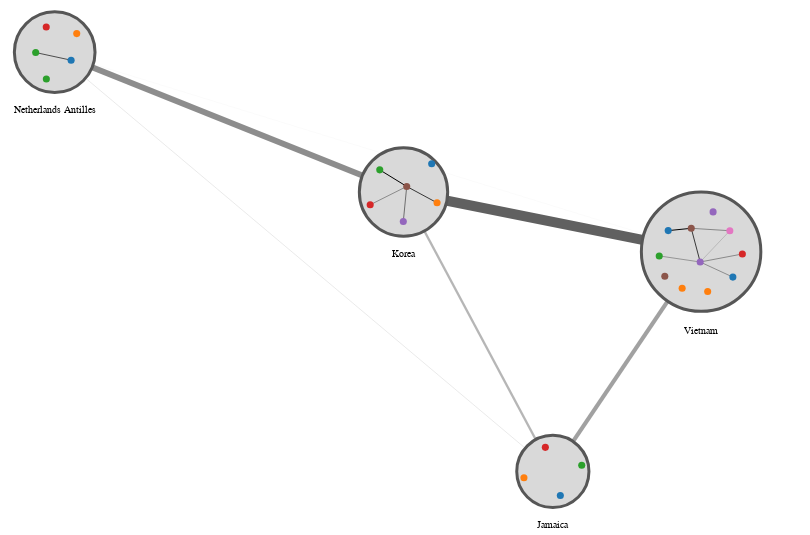

Notebook code cell kept with this figure:
### Code cell
alph(
    G,
    weight_attr="weight",
    combo_group_by="country",
    combo_layout_fn=lambda G: layout.force_atlas(
        G, weight_attr="weight", gravity=1, seed=seed
    ),
    node_args=dict(        
        fill=alt.Color("job", scale=alt.Scale(scheme="category10"), legend=None),
        tooltip_attrs=["name", "job", "country"],
        strokeWidth=0,
    ),
    combo_node_args=dict(
        tooltip_attrs=["country:N"],
        label_attr="country:N",
        label_offset=12,
    ),
    combo_node_additional_attrs={
        country: {"country": country}  for country in countries
    },
    width=800,
    height=500,
).configure_view(strokeWidth=0)

### Figure 1 — Vega-Lite specification as saved in the notebook (floating-point values rounded to 4 significant figures)
{"config": {"view": {"continuousWidth": 400, "continuousHeight": 300, "strokeWidth": 0}}, "layer": [{"data": {"name": "data-01172f872105b5d6fd5a2392d1876f8c"}, "mark": "line", "encoding": {"color": {"value": "#606060"}, "detail": {"field": "edge", "type": "quantitative"}, "opacity": {"field": "weight", "legend": null, "scale": {"range": [0.3, 1]}, "type": "quantitative"}, "strokeWidth": {"field": "weight", "legend": null, "scale": {"range": [0.1, 10]}, "type": "quantitative"}, "x": {"axis": {"domain": false, "grid": false, "labels": false, "ticks": false, "title": ""}, "field": "x", "type": "quantitative"}, "y": {"axis": {"domain": false, "grid": false, "labels": false, "ticks": false, "title": ""}, "field": "y", "type": "quantitative"}}}, {"layer": [{"mark": "circle", "encoding": {"fill": {"value": "#d9d9d9"}, "opacity": {"value": 1}, "size": {"field": "__combo_size", "legend": null, "scale": null, "type": "quantitative"}, "stroke": {"value": "#565656"}, "strokeWidth": {"value": 3}, "tooltip": [{"field": "country", "type": "nominal"}], "x": {"axis": {"domain": false, "grid": false, "labels": false, "ticks": false, "title": ""}, "field": "x", "type": "quantitative"}, "y": {"axis": {"domain": false, "grid": false, "labels": false, "ticks": false, "title": ""}, "field": "y", "type": "quantitative"}}}, {"mark": {"type": "text", "align": "center", "baseline": "middle", "color": "black", "size": 10}, "encoding": {"text": {"field": "country", "type": "nominal"}, "x": {"axis": {"domain": false, "grid": false, "labels": false, "ticks": false, "title": ""}, "field": "x", "type": "quantitative"}, "y": {"axis": {"domain": false, "grid": false, "labels": false, "ticks": false, "title": ""}, "field": "__y_label", "type": "quantitative"}}}], "data": {"name": "data-d7f18423f1e93fea46bc76463fb46b28"}}, {"data": {"name": "data-4ba39cbfed1fda587d0bb79fe38ad9a9"}, "mark": "circle", "encoding": {"fill": {"field": "job", "legend": null, "scale": {"scheme": "category10"}, "type": "nominal"}, "opacity": {"value": 1}, "size": {"value": 50}, "stroke": {"value": "#565656"}, "strokeWidth": {"value": 0}, "tooltip": [{"field": "name", "type": "nominal"}, {"field": "job", "type": "nominal"}, {"field": "country", "type": "nominal"}], "x": {"axis": {"domain": false, "grid": false, "labels": false, "ticks": false, "title": ""}, "field": "x", "type": "quantitative"}, "y": {"axis": {"domain": false, "grid": false, "labels": false, "ticks": false, "title": ""}, "field": "y", "type": "quantitative"}}}, {"layer": [{"mark": "circle", "encoding": {"fill": {"value": "#d9d9d9"}, "opacity": {"value": 1}, "size": {"field": "__combo_size", "legend": null, "scale": null, "type": "quantitative"}, "stroke": {"value": "#565656"}, "strokeWidth": {"value": 3}, "tooltip": [{"field": "country", "type": "nominal"}], "x": {"axis": {"domain": false, "grid": false, "labels": false, "ticks": false, "title": ""}, "field": "x", "type": "quantitative"}, "y": {"axis": {"domain": false, "grid": false, "labels": false, "ticks": false, "title": ""}, "field": "y", "type": "quantitative"}}}, {"mark": {"type": "text", "align": "center", "baseline": "middle", "color": "black", "size": 10}, "encoding": {"text": {"field": "country", "type": "nominal"}, "x": {"axis": {"domain": false, "grid": false, "labels": false, "ticks": false, "title": ""}, "field": "x", "type": "quantitative"}, "y": {"axis": {"domain": false, "grid": false, "labels": false, "ticks": false, "title": ""}, "field": "__y_label", "type": "quantitative"}}}], "data": {"name": "data-9f6fffbe55da7689be9e1e597b9bea75"}}, {"data": {"name": "data-f17e775964d4eff5fb8505ee29ad2cdb"}, "mark": "line", "encoding": {"color": {"value": "black"}, "detail": {"field": "edge", "type": "quantitative"}, "opacity": {"field": "weight", "legend": null, "scale": {"range": [0.5, 3]}, "type": "quantitative"}, "strokeWidth": {"field": "weight", "legend": null, "scale": {"range": [0.3, 1]}, "type": "quantitative"}, "x": {"axis": {"domain": false, "grid": false, "labels": false, "ticks": false, "title": ""}, "field": "x", "type": "quantitative"}, "y": {"axis": {"domain": false, "grid": false, "labels": false, "ticks": false, "title": ""}, "field": "y", "type": "quantitative"}}}, {"data": {"name": "data-4a324a9b025b9c943e77ecd8a87e3cee"}, "mark": "circle", "encoding": {"fill": {"field": "job", "legend": null, "scale": {"scheme": "category10"}, "type": "nominal"}, "opacity": {"value": 1}, "size": {"value": 50}, "stroke": {"value": "#565656"}, "strokeWidth": {"value": 0}, "tooltip": [{"field": "name", "type": "nominal"}, {"field": "job", "type": "nominal"}, {"field": "country", "type": "nominal"}], "x": {"axis": {"domain": false, "grid": false, "labels": false, "ticks": false, "title": ""}, "field": "x", "type": "quantitative"}, "y": {"axis": {"domain": false, "grid": false, "labels": false, "ticks": false, "title": ""}, "field": "y", "type": "quantitative"}}}, {"layer": [{"mark": "circle", "encoding": {"fill": {"value": "#d9d9d9"}, "opacity": {"value": 1}, "size": {"field": "__combo_size", "legend": null, "scale": null, "type": "quantitative"}, "stroke": {"value": "#565656"}, "strokeWidth": {"value": 3}, "tooltip": [{"field": "country", "type": "nominal"}], "x": {"axis": {"domain": false, "grid": false, "labels": false, "ticks": false, "title": ""}, "field": "x", "type": "quantitative"}, "y": {"axis": {"domain": false, "grid": false, "labels": false, "ticks": false, "title": ""}, "field": "y", "type": "quantitative"}}}, {"mark": {"type": "text", "align": "center", "baseline": "middle", "color": "black", "size": 10}, "encoding": {"text": {"field": "country", "type": "nominal"}, "x": {"axis": {"domain": false, "grid": false, "labels": false, "ticks": false, "title": ""}, "field": "x", "type": "quantitative"}, "y": {"axis": {"domain": false, "grid": false, "labels": false, "ticks": false, "title": ""}, "field": "__y_label", "type": "quantitative"}}}], "data": {"name": "data-f1f0b5eb79d9839b626eb30dcbce1e6a"}}, {"data": {"name": "data-f3fbfeb4b5be9fdc7c6735625e996da4"}, "mark": "line", "encoding": {"color": {"value": "black"}, "detail": {"field": "edge", "type": "quantitative"}, "opacity": {"field": "weight", "legend": null, "scale": {"range": [0.5, 3]}, "type": "quantitative"}, "strokeWidth": {"field": "weight", "legend": null, "scale": {"range": [0.3, 1]}, "type": "quantitative"}, "x": {"axis": {"domain": false, "grid": false, "labels": false, "ticks": false, "title": ""}, "field": "x", "type": "quantitative"}, "y": {"axis": {"domain": false, "grid": false, "labels": false, "ticks": false, "title": ""}, "field": "y", "type": "quantitative"}}}, {"data": {"name": "data-9285d59cad4a3b0455d6a2aa501bbbed"}, "mark": "circle", "encoding": {"fill": {"field": "job", "legend": null, "scale": {"scheme": "category10"}, "type": "nominal"}, "opacity": {"value": 1}, "size": {"value": 50}, "stroke": {"value": "#565656"}, "strokeWidth": {"value": 0}, "tooltip": [{"field": "name", "type": "nominal"}, {"field": "job", "type": "nominal"}, {"field": "country", "type": "nominal"}], "x": {"axis": {"domain": false, "grid": false, "labels": false, "ticks": false, "title": ""}, "field": "x", "type": "quantitative"}, "y": {"axis": {"domain": false, "grid": false, "labels": false, "ticks": false, "title": ""}, "field": "y", "type": "quantitative"}}}, {"layer": [{"mark": "circle", "encoding": {"fill": {"value": "#d9d9d9"}, "opacity": {"value": 1}, "size": {"field": "__combo_size", "legend": null, "scale": null, "type": "quantitative"}, "stroke": {"value": "#565656"}, "strokeWidth": {"value": 3}, "tooltip": [{"field": "country", "type": "nominal"}], "x": {"axis": {"domain": false, "grid": false, "labels": false, "ticks": false, "title": ""}, "field": "x", "type": "quantitative"}, "y": {"axis": {"domain": false, "grid": false, "labels": false, "ticks": false, "title": ""}, "field": "y", "type": "quantitative"}}}, {"mark": {"type": "text", "align": "center", "baseline": "middle", "color": "black", "size": 10}, "encoding": {"text": {"field": "country", "type": "nominal"}, "x": {"axis": {"domain": false, "grid": false, "labels": false, "ticks": false, "title": ""}, "field": "x", "type": "quantitative"}, "y": {"axis": {"domain": false, "grid": false, "labels": false, "ticks": false, "title": ""}, "field": "__y_label", "type": "quantitative"}}}], "data": {"name": "data-e3a96a7facb09a0622f52994fc9a4673"}}, {"data": {"name": "data-075fa6f890bb273acec61dbe14afb720"}, "mark": "line", "encoding": {"color": {"value": "black"}, "detail": {"field": "edge", "type": "quantitative"}, "opacity": {"field": "weight", "legend": null, "scale": {"range": [0.5, 3]}, "type": "quantitative"}, "strokeWidth": {"field": "weight", "legend": null, "scale": {"range": [0.3, 1]}, "type": "quantitative"}, "x": {"axis": {"domain": false, "grid": false, "labels": false, "ticks": false, "title": ""}, "field": "x", "type": "quantitative"}, "y": {"axis": {"domain": false, "grid": false, "labels": false, "ticks": false, "title": ""}, "field": "y", "type": "quantitative"}}}, {"data": {"name": "data-a8c7dd98c63497a206e34d3e6e6974b2"}, "mark": "circle", "encoding": {"fill": {"field": "job", "legend": null, "scale": {"scheme": "category10"}, "type": "nominal"}, "opacity": {"value": 1}, "size": {"value": 50}, "stroke": {"value": "#565656"}, "strokeWidth": {"value": 0}, "tooltip": [{"field": "name", "type": "nominal"}, {"field": "job", "type": "nominal"}, {"field": "country", "type": "nominal"}], "x": {"axis": {"domain": false, "grid": false, "labels": false, "ticks": false, "title": ""}, "field": "x", "type": "quantitative"}, "y": {"axis": {"domain": false, "grid": false, "labels": false, "ticks": false, "title": ""}, "field": "y", "type": "quantitative"}}}], "height": 500, "resolve": {"scale": {"color": "independent", "fill": "independent", "opacity": "independent", "size": "independent", "strokeWidth": "independent"}}, "width": 800, "$schema": "https://vega.github.io/schema/vega-lite/v4.17.0.json", "datasets": {"data-01172f872105b5d6fd5a2392d1876f8c": [{"target": "Korea", "y": 0.0, "pair": ["Jamaica", "Korea"], "x": 510.9, "edge": 0, "weight": 2.275, "source": "Jamaica"}, {"target": "Korea", "y": 251.5, "pair": ["Jamaica", "Korea"], "x": 398.9, "edge": 0, "weight": 2.275, "source": "Jamaica"}, {"target": "Netherlands Antilles", "y": 0.0, "pair": ["Jamaica", "Netherlands Antilles"], "x": 510.9, "edge": 1, "weight": 0.6038, "source": "Jamaica"}, {"target": "Netherlands Antilles", "y": 377.3, "pair": ["Jamaica", "Netherlands Antilles"], "x": 137.3, "edge": 1, "weight": 0.6038, "source": "Jamaica"}, {"target": "Vietnam", "y": 0.0, "pair": ["Jamaica", "Vietnam"], "x": 510.9, "edge": 2, "weight": 3.811, "source": "Jamaica"}, {"target": "Vietnam", "y": 197.8, "pair": ["Jamaica", "Vietnam"], "x": 622.1, "edge": 2, "weight": 3.811, "source": "Jamaica"}, {"target": "Netherlands Antilles", "y": 251.5, "pair": ["Korea", "Netherlands Antilles"], "x": 398.9, "edge": 3, "weight": 5.379, "source": "Korea"}, {"target": "Netherlands Antilles", "y": 377.3, "pair": ["Korea", "Netherlands Antilles"], "x": 137.3, "edge": 3, "weight": 5.379, "source": "Korea"}, {"target": "Vietnam", "y": 251.5, "pair": ["Korea", "Vietnam"], "x": 398.9, "edge": 4, "weight": 8.838, "source": "Korea"}, {"target": "Vietnam", "y": 197.8, "pair": ["Korea", "Vietnam"], "x": 622.1, "edge": 4, "weight": 8.838, "source": "Korea"}, {"target": "Vietnam", "y": 377.3, "pair": ["Netherlands Antilles", "Vietnam"], "x": 137.3, "edge": 5, "weight": 0.3225, "source": "Netherlands Antilles"}, {"target": "Vietnam", "y": 197.8, "pair": ["Netherlands Antilles", "Vietnam"], "x": 622.1, "edge": 5, "weight": 0.3225, "source": "Netherlands Antilles"}], "data-d7f18423f1e93fea46bc76463fb46b28": [{"__combo_size": 5214.0, "y": 0.0, "country": "Jamaica", "x": 510.9, "__node_size": 5214.0, "__node_r": 36.1, "__y_label": -48.1}], "data-4ba39cbfed1fda587d0bb79fe38ad9a9": [{"x": 516.5, "__combo_group_value": "Jamaica", "name": "Mary", "job": "Financial trader", "degree_centrality": 0.2, "y": -21.66, "id": "b", "country": "Jamaica", "__node_size": 50, "__node_r": 3.536}, {"x": 489.2, "__combo_group_value": "Jamaica", "name": "Ryan", "job": "Licensed conveyancer", "degree_centrality": 0.04, "y": -5.62, "id": "i", "country": "Jamaica", "__node_size": 50, "__node_r": 3.536}, {"x": 505.3, "__combo_group_value": "Jamaica", "name": "Ross", "job": "Private music teacher", "degree_centrality": 0.04, "y": 21.66, "id": "o", "country": "Jamaica", "__node_size": 50, "__node_r": 3.536}, {"x": 532.5, "__combo_group_value": "Jamaica", "name": "Jason", "job": "Minerals surveyor", "degree_centrality": 0.04, "y": 5.62, "id": "v", "country": "Jamaica", "__node_size": 50, "__node_r": 3.536}], "data-9f6fffbe55da7689be9e1e597b9bea75": [{"__combo_size": 6509.0, "y": 377.3, "country": "Netherlands Antilles", "x": 137.3, "__node_size": 6509.0, "__node_r": 40.34, "__y_label": 325.0}], "data-f17e775964d4eff5fb8505ee29ad2cdb": [{"target": "m", "y": 370.1, "pair": ["k", "m"], "x": 149.6, "edge": 0, "weight": 0.6741, "source": "k"}, {"target": "m", "y": 377.0, "pair": ["k", "m"], "x": 123.0, "edge": 0, "weight": 0.6741, "source": "k"}], "data-4a324a9b025b9c943e77ecd8a87e3cee": [{"x": 153.8, "__combo_group_value": "Netherlands Antilles", "name": "Francis", "job": "Health and safety adviser", "degree_centrality": 0.12, "y": 394.1, "id": "d", "country": "Netherlands Antilles", "__node_size": 50, "__node_r": 3.536}, {"x": 149.6, "__combo_group_value": "Netherlands Antilles", "name": "Kimberley", "job": "Comptroller", "degree_centrality": 0.12, "y": 370.1, "id": "k", "country": "Netherlands Antilles", "__node_size": 50, "__node_r": 3.536}, {"x": 123.0, "__combo_group_value": "Netherlands Antilles", "name": "Gordon", "job": "Licensed conveyancer", "degree_centrality": 0.04, "y": 377.0, "id": "m", "country": "Netherlands Antilles", "__node_size": 50, "__node_r": 3.536}, {"x": 131.0, "__combo_group_value": "Netherlands Antilles", "name": "Nicholas", "job": "Licensed conveyancer", "degree_centrality": 0.04, "y": 353.1, "id": "n", "country": "Netherlands Antilles", "__node_size": 50, "__node_r": 3.536}, {"x": 130.9, "__combo_group_value": "Netherlands Antilles", "name": "Lauren", "job": "Surveyor, planning and development", "degree_centrality": 0.04, "y": 400.0, "id": "q", "country": "Netherlands Antilles", "__node_size": 50, "__node_r": 3.536}], "data-f1f0b5eb79d9839b626eb30dcbce1e6a": [{"__combo_size": 7803.0, "y": 251.5, "country": "Korea", "x": 398.9, "__node_size": 7803.0, "__node_r": 44.17, "__y_label": 195.3}], "data-f3fbfeb4b5be9fdc7c6735625e996da4": [{"target": "a", "y": 256.5, "pair": ["a", "a"], "x": 401.3, "edge": 0, "weight": 0.08112, "source": "a"}, {"target": "a", "y": 256.5, "pair": ["a", "a"], "x": 401.3, "edge": 0, "weight": 0.08112, "source": "a"}, {"target": "e", "y": 256.5, "pair": ["a", "e"], "x": 401.3, "edge": 1, "weight": 2.381, "source": "a"}, {"target": "e", "y": 271.4, "pair": ["a", "e"], "x": 381.1, "edge": 1, "weight": 2.381, "source": "a"}, {"target": "j", "y": 256.5, "pair": ["a", "j"], "x": 401.3, "edge": 2, "weight": 0.7285, "source": "a"}, {"target": "j", "y": 225.0, "pair": ["a", "j"], "x": 398.7, "edge": 2, "weight": 0.7285, "source": "a"}, {"target": "p", "y": 256.5, "pair": ["a", "p"], "x": 401.3, "edge": 3, "weight": 0.4473, "source": "a"}, {"target": "p", "y": 240.0, "pair": ["a", "p"], "x": 373.9, "edge": 3, "weight": 0.4473, "source": "a"}, {"target": "y", "y": 256.5, "pair": ["a", "y"], "x": 401.3, "edge": 4, "weight": 1.582, "source": "a"}, {"target": "y", "y": 241.8, "pair": ["a", "y"], "x": 424.0, "edge": 4, "weight": 1.582, "source": "a"}], "data-9285d59cad4a3b0455d6a2aa501bbbed": [{"x": 401.3, "__combo_group_value": "Korea", "name": "Rosie", "job": "Surveyor, planning and development", "degree_centrality": 0.8, "y": 256.5, "id": "a", "country": "Korea", "__node_size": 50, "__node_r": 3.536}, {"x": 381.1, "__combo_group_value": "Korea", "name": "Stephen", "job": "Health and safety adviser", "degree_centrality": 0.04, "y": 271.4, "id": "e", "country": "Korea", "__node_size": 50, "__node_r": 3.536}, {"x": 398.7, "__combo_group_value": "Korea", "name": "Charlotte", "job": "Private music teacher", "degree_centrality": 0.04, "y": 225.0, "id": "j", "country": "Korea", "__node_size": 50, "__node_r": 3.536}, {"x": 373.9, "__combo_group_value": "Korea", "name": "Rhys", "job": "Nurse, adult", "degree_centrality": 0.04, "y": 240.0, "id": "p", "country": "Korea", "__node_size": 50, "__node_r": 3.536}, {"x": 424.0, "__combo_group_value": "Korea", "name": "Linda", "job": "Financial trader", "degree_centrality": 0.04, "y": 241.8, "id": "y", "country": "Korea", "__node_size": 50, "__node_r": 3.536}, {"x": 420.0, "__combo_group_value": "Korea", "name": "Sian", "job": "Comptroller", "degree_centrality": 0.04, "y": 276.9, "id": "z", "country": "Korea", "__node_size": 50, "__node_r": 3.536}], "data-e3a96a7facb09a0622f52994fc9a4673": [{"__combo_size": 14280.0, "y": 197.8, "country": "Vietnam", "x": 622.1, "__node_size": 14280.0, "__node_r": 59.74, "__y_label": 126.1}], "data-075fa6f890bb273acec61dbe14afb720": [{"target": "f", "y": 188.5, "pair": ["c", "f"], "x": 621.4, "edge": 0, "weight": 1.739, "source": "c"}, {"target": "f", "y": 218.8, "pair": ["c", "f"], "x": 614.7, "edge": 0, "weight": 1.739, "source": "c"}, {"target": "c", "y": 188.5, "pair": ["c", "c"], "x": 621.4, "edge": 1, "weight": 0.3824, "source": "c"}, {"target": "c", "y": 188.5, "pair": ["c", "c"], "x": 621.4, "edge": 1, "weight": 0.3824, "source": "c"}, {"target": "r", "y": 188.5, "pair": ["c", "r"], "x": 621.4, "edge": 2, "weight": 0.04407, "source": "c"}, {"target": "r", "y": 216.6, "pair": ["c", "r"], "x": 643.6, "edge": 2, "weight": 0.04407, "source": "c"}, {"target": "s", "y": 188.5, "pair": ["c", "s"], "x": 621.4, "edge": 3, "weight": 0.4715, "source": "c"}, {"target": "s", "y": 195.7, "pair": ["c", "s"], "x": 653.0, "edge": 3, "weight": 0.4715, "source": "c"}, {"target": "u", "y": 188.5, "pair": ["c", "u"], "x": 621.4, "edge": 4, "weight": 0.3827, "source": "c"}, {"target": "u", "y": 194.0, "pair": ["c", "u"], "x": 590.7, "edge": 4, "weight": 0.3827, "source": "c"}, {"target": "x", "y": 188.5, "pair": ["c", "x"], "x": 621.4, "edge": 5, "weight": 0.437, "source": "c"}, {"target": "x", "y": 174.9, "pair": ["c", "x"], "x": 645.9, "edge": 5, "weight": 0.437, "source": "c"}, {"target": "g", "y": 218.8, "pair": ["f", "g"], "x": 614.7, "edge": 6, "weight": 2.708, "source": "f"}, {"target": "g", "y": 216.7, "pair": ["f", "g"], "x": 597.4, "edge": 6, "weight": 2.708, "source": "f"}, {"target": "r", "y": 218.8, "pair": ["f", "r"], "x": 614.7, "edge": 7, "weight": 0.4919, "source": "f"}, {"target": "r", "y": 216.6, "pair": ["f", "r"], "x": 643.6, "edge": 7, "weight": 0.4919, "source": "f"}], "data-a8c7dd98c63497a206e34d3e6e6974b2": [{"x": 621.4, "__combo_group_value": "Vietnam", "name": "Sandra", "job": "Nurse, adult", "degree_centrality": 0.48, "y": 188.5, "id": "c", "country": "Vietnam", "__node_size": 50, "__node_r": 3.536}, {"x": 614.7, "__combo_group_value": "Vietnam", "name": "Denise", "job": "Private music teacher", "degree_centrality": 0.2, "y": 218.8, "id": "f", "country": "Vietnam", "__node_size": 50, "__node_r": 3.536}, {"x": 597.4, "__combo_group_value": "Vietnam", "name": "Tony", "job": "Comptroller", "degree_centrality": 0.08, "y": 216.7, "id": "g", "country": "Vietnam", "__node_size": 50, "__node_r": 3.536}, {"x": 594.8, "__combo_group_value": "Vietnam", "name": "Ann", "job": "Private music teacher", "degree_centrality": 0.08, "y": 175.7, "id": "h", "country": "Vietnam", "__node_size": 50, "__node_r": 3.536}, {"x": 631.1, "__combo_group_value": "Vietnam", "name": "Wendy", "job": "Nurse, adult", "degree_centrality": 0.08, "y": 233.6, "id": "l", "country": "Vietnam", "__node_size": 50, "__node_r": 3.536}, {"x": 643.6, "__combo_group_value": "Vietnam", "name": "Ann", "job": "Surveyor, planning and development", "degree_centrality": 0.12, "y": 216.6, "id": "r", "country": "Vietnam", "__node_size": 50, "__node_r": 3.536}, {"x": 653.0, "__combo_group_value": "Vietnam", "name": "Abbie", "job": "Minerals surveyor", "degree_centrality": 0.08, "y": 195.7, "id": "s", "country": "Vietnam", "__node_size": 50, "__node_r": 3.536}, {"x": 627.0, "__combo_group_value": "Vietnam", "name": "Katherine", "job": "Financial trader", "degree_centrality": 0.04, "y": 162.0, "id": "t", "country": "Vietnam", "__node_size": 50, "__node_r": 3.536}, {"x": 590.7, "__combo_group_value": "Vietnam", "name": "Glenn", "job": "Licensed conveyancer", "degree_centrality": 0.04, "y": 194.0, "id": "u", "country": "Vietnam", "__node_size": 50, "__node_r": 3.536}, {"x": 607.9, "__combo_group_value": "Vietnam", "name": "Tony", "job": "Financial trader", "degree_centrality": 0.04, "y": 164.9, "id": "w", "country": "Vietnam", "__node_size": 50, "__node_r": 3.536}, {"x": 645.9, "__combo_group_value": "Vietnam", "name": "Angela", "job": "Comptroller", "degree_centrality": 0.04, "y": 174.9, "id": "x", "country": "Vietnam", "__node_size": 50, "__node_r": 3.536}]}}
